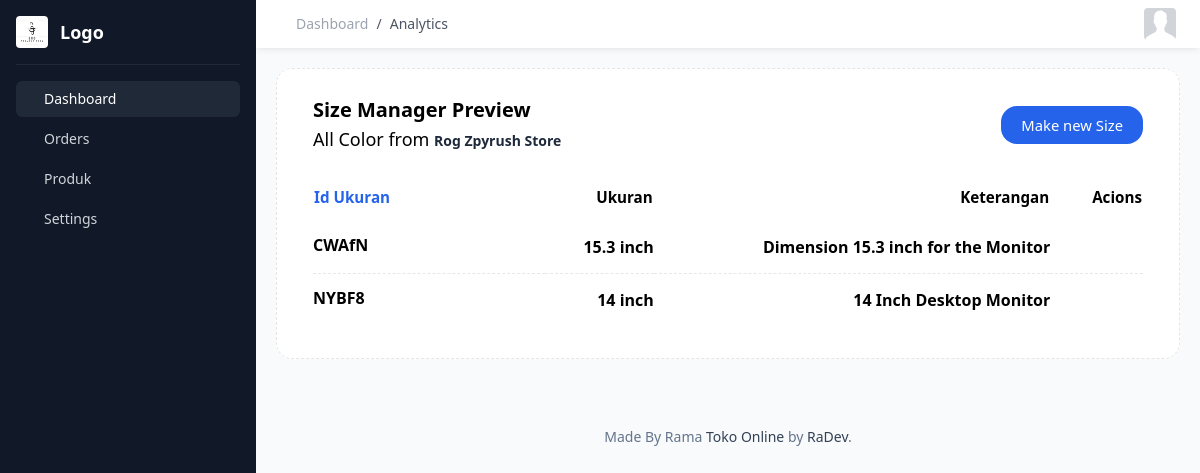
The page /produk/size-manage.php (signed in) on the database its author committed.
### tables this page shows
CREATE TABLE `seller` (
  `id_seller` char(10) NOT NULL,
  `firstname` varchar(100) DEFAULT NULL,
  `lastnama` varchar(100) DEFAULT NULL,
  `sellername` varchar(100) NOT NULL,
  `email` varchar(55) NOT NULL,
  `passwords` varchar(100) NOT NULL,
  `foto_seller` varchar(100) DEFAULT NULL,
  `status_seller` tinyint(1) NOT NULL DEFAULT 1,
  `created_at` datetime(4) NOT NULL DEFAULT current_timestamp(4),
  `update_at` datetime(4) NOT NULL DEFAULT current_timestamp(4),
  PRIMARY KEY (`id_seller`)
);

CREATE TABLE `ukuran` (
  `id_ukuran` char(5) NOT NULL,
  `besar_ukuran` varchar(100) NOT NULL,
  `id_seller` char(10) NOT NULL,
  `desk` varchar(150) NOT NULL,
  PRIMARY KEY (`id_ukuran`),
  KEY `fk_id_ukuran` (`id_seller`),
  CONSTRAINT `fk_id_ukuran` FOREIGN KEY (`id_seller`) REFERENCES `seller` (`id_seller`) ON DELETE CASCADE ON UPDATE CASCADE
);

### db/connect.php (called while the page is built, shortened)
<?php
class Database {
    private $host = 'localhost';
    private $username = 'root';
    private $password = '';
    private $database = 'toko_onlines';
    protected $connection;
    public function __construct() {
        $this->connection = new mysqli($this->host, $this->username, $this->password, $this->database);
    }
    public function getConnection() {
        return $this->connection;
    }
}
?>

### produk/size-manage.php (the view, shortened to what this page needs)
<?php
require_once('../db/connect.php');
function getSize($userId)
{
    $connection = new Database();
    $sql = mysqli_query($connection->getConnection(), "SELECT * FROM ukuran WHERE id_seller = '" . $_SESSION['user_id'] . "'");
    $data = [];
    while ($row = mysqli_fetch_assoc($sql)) {
        $data[] = $row;
    }
    return $data;
}
$sizeData = getSize($_SESSION['user_id']);
?>
<!DOCTYPE html>
<html lang="en">
<head>
    <link href="https://cdn.jsdelivr.net/npm/remixicon@3.5.0/fonts/remixicon.css" rel="stylesheet">
    <script src="https://cdn.tailwindcss.com"></script>
    <link rel="stylesheet" href="../dist/css/style.css">
</head>
<body>
    <?php
    include "../src/layout/sidebar_inside.php";
    ?>
    <main class="w-full md:w-[calc(100%-256px)] md:ml-64 bg-gray-50 min-h-screen transition-all main">
        <?php
        include "../src/layout/navbar_inside.php";
        ?>
        <div class="flex flex-wrap -mx-3 mb-5">
            <div class="w-full max-w-full px-3 mb-6  mx-auto">
                <div
                    class="relative flex-[1_auto] flex flex-col break-words min-w-0 bg-clip-border rounded-[.95rem] bg-white m-5">
                    <div
                        class="relative flex flex-col min-w-0 break-words border border-dashed bg-clip-border rounded-2xl border-stone-200 bg-light/30">
                        <div
                            class="px-9 pt-5 flex justify-between items-stretch flex-wrap min-h-[70px] pb-0 bg-transparent">
                            <h3
                                class="flex flex-col items-start justify-center m-2 ml-0 font-medium text-xl/tight text-dark">
                                <span class="mr-3 font-semibold text-dark">Size Manager Preview</span>
                                <?php
                                $connection = new Database();
                                $id = $_SESSION['user_id'];
                                $sql = mysqli_query($connection->getConnection(), "SELECT sellername FROM seller WHERE id_seller= '$id' LIMIT 1");
                                $data = mysqli_fetch_array($sql);
                                ?>
                                <span class="mt-1 font-medium text-secondary-dark text-lg/normal">All Color from
                                    <b class="font-bolder text-slate-800 text-sm">
                                        <?php echo $data['sellername']; ?>
                                    </b></span>
                            </h3>
                            <div class="relative flex flex-wrap items-center my-2">
                                <a href="add-size.php?unique-seller=<?php echo $_SESSION["user_id"]; ?>"
                                    class="inline-block text-[.925rem] font-medium leading-normal text-center align-middle cursor-pointer rounded-2xl transition-colors duration-150 ease-in-out text-white bg-blue-600 border-light shadow-none border-0 py-2 px-5 hover:bg-blue-700 active:bg-blue-600 focus:bg-blue-600">
                                    Make new Size </a>
                            </div>
                        </div>
                        <div class="flex-auto block py-8 pt-6 px-9">
                            <div class="overflow-x-auto">
                                <table class="w-full my-0 align-middle text-dark border-neutral-200">
                                    <thead class="align-bottom">
                                        <tr class="font-semibold text-[0.95rem] text-secondary-dark">
                                            <th class="pb-3 text-start text-blue-600 min-w-[175px]">Id Ukuran</th>
                                            <th class="pb-3 text-end min-w-[50px]">Ukuran</th>
                                            <th class="pb-3 text-end min-w-[40px]">Keterangan</th>
                                            <th class="pb-3 text-end min-w-[30px]">Acions</th>
                                        </tr>
                                    </thead>
                                    <tbody>
                                        <?php foreach ($sizeData as $size): ?>
                                            <tr class="border-b border-dashed last:border-b-0">
                                                <td class="p-3 pl-0">
                                                    <div class="flex items-center">
                                                        <div class="flex flex-col justify-start">
                                                            <a href="javascript:void(0)"
                                                                class="mb-1 font-semibold transition-colors duration-200 ease-in-out text-md/normal text-secondary-inverse hover:text-primary">
                                                                <?php echo $size['id_ukuran']; ?>
                                                            </a>
                                                        </div>
                                                    </div>
                                                </td>
                                                <td class="p-3 pr-0 text-end">
                                                    <span
                                                        class="font-semibold text-light-inverse text-md/normal gap-5 relative">
                                                        <?= $size['besar_ukuran'] ?>
                                                    </span>
                                                </td>
                                                <td class="p-3 pr-0 text-end">
                                                    <span class="font-semibold text-light-inverse text-md/normal">
                                                        <?php echo $size['desk']; ?>
                                                    </span>
                                                </td>
                                                <td class="p-3 pr-0 text-end flex flex-wrap">
                                                    <button
                                                        class="ml-auto relative text-secondary-dark bg-light-dark hover:text-primary flex items-center h-[25px] w-[25px] text-base font-medium leading-normal text-center align-middle cursor-pointer rounded-2xl transition-colors duration-200 ease-in-out shadow-none border-0 justify-center hover:text-red-500 delete-button"
                                                        data-id-ukuran="<?php echo $size['id_ukuran']; ?>"
                                                        data-besar-ukuran="<?php echo $size['besar_ukuran']; ?>">
                                                    </button>
                                                    <button
                                                        class="ml-2 relative text-secondary-dark bg-light-dark hover:text-primary flex items-center h-[25px] w-[25px] text-base font-medium leading-normal text-center align-middle cursor-pointer rounded-2xl transition-colors duration-200 ease-in-out shadow-none border-0 justify-center hover:text-blue-500">
                                                    </button>
                                                </td>
                                            </tr>
                                        <?php endforeach; ?>
                                    </tbody>
                                </table>
                            </div>
                        </div>
                    </div>
                </div>
            </div>
        </div>
        <div class="flex flex-wrap -mx-3 mb-5">
            <div class="w-full max-w-full sm:w-3/4 mx-auto text-center">
                <p class="text-sm text-slate-500 py-1"> Made By Rama <a class="text-slate-700 hover:text-slate-900"
                        target="_blank">Toko Online</a> by <a href="#" class="text-slate-700 hover:text-slate-900"
                        target="_blank">RaDev</a>. </p>
            </div>
        </div>
    </main>
</body>
</html>

### rows shown on the page
seller: sellername "Rog Zpyrush Store"
ukuran: id_ukuran "CWAfN", besar_ukuran "15.3 inch", desk "Dimension 15.3 inch for the Monitor"
ukuran: id_ukuran "NYBF8", besar_ukuran "14 inch", desk "14 Inch Desktop Monitor"
